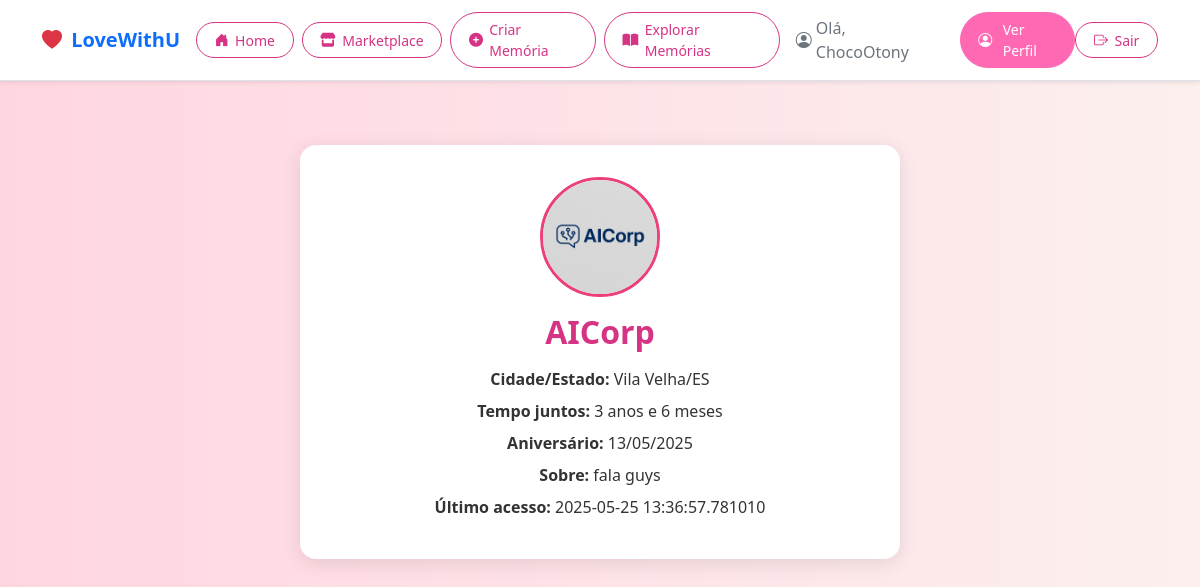
The app's page /perfil/oi (signed in) with its own data.
### app/models.py (models this page shows, shortened)
class User(UserMixin, db.Model):
    id: so.Mapped[int] = so.mapped_column(primary_key=True)
    name: so.Mapped[str] = so.mapped_column(sa.String(64))
    username: so.Mapped[str] = so.mapped_column(sa.String(64), unique=True, index=True)
    email: so.Mapped[str] = so.mapped_column(sa.String(120), unique=True, index=True)
    password_hash: so.Mapped[Optional[str]] = so.mapped_column(sa.String(256))
    profile_img: so.Mapped[Optional[str]] = so.mapped_column(sa.String(128))
    cidade_estado: so.Mapped[Optional[str]] = so.mapped_column(sa.String(100))
    tempo_juntos: so.Mapped[Optional[str]] = so.mapped_column(sa.String(100))
    aniversario: so.Mapped[Optional[datetime]] = so.mapped_column(sa.Date())
    about_me: so.Mapped[Optional[str]] = so.mapped_column(sa.String(140))
    last_seen: so.Mapped[Optional[datetime]] = so.mapped_column(default=lambda: datetime.now(timezone.utc))
    posts: so.Mapped[list['Post']] = so.relationship(back_populates='author', cascade='all, delete-orphan')

### app/routes.py (the view)
@app.route('/perfil/<username>')
@login_required
def user(username):
    user = db.first_or_404(db.select(User).where(User.username == username))
    posts = [
        {'author': user, 'body': 'Exemplo de post 1'},
        {'author': user, 'body': 'Exemplo de post 2'},
    ]
    return render_template('perfil.html', user=user, posts=posts)

### app/models.py (called while the page is built)
@login.user_loader
def load_user(user_id):
    return db.session.get(User, int(user_id))

### app/routes.py (called while the page is built)
@app.before_request
def before_request():
    if current_user.is_authenticated:
        current_user.last_seen = datetime.now(timezone.utc)
        db.session.commit()

### app/templates/perfil.html (shortened to what this page needs)
{% extends 'base.html' %}
{% block content %}
<div class="perfil-card">
    <img src="{{ url_for('static', filename='uploads/' + user.profile_img) if user.profile_img else url_for('static', filename='img/perfil_padrao.png') }}" alt="Imagem de Perfil" class="perfil-img">
    <h2>{{ user.name }}</h2>
    <div class="perfil-info">
        {% if user.cidade_estado %}<p><strong>Cidade/Estado:</strong> {{ user.cidade_estado }}</p>{% endif %}
        {% if user.tempo_juntos %}<p><strong>Tempo juntos:</strong> {{ user.tempo_juntos }}</p>{% endif %}
        {% if user.aniversario %}<p><strong>Aniversário:</strong> {{ user.aniversario.strftime('%d/%m/%Y') }}</p>{% endif %}
        {% if user.about_me %}<p><strong>Sobre:</strong> {{ user.about_me }}</p>{% endif %}
        {% if user.last_seen %}<p><strong>Último acesso:</strong> {{ user.last_seen }}</p>{% endif %}
    </div>
</div>
{% endblock %}

### app/templates/base.html (shortened to what this page needs)
<!doctype html>
<html lang="pt-br">
<head>
  <link href="https://cdn.jsdelivr.net/npm/bootstrap@5.3.3/dist/css/bootstrap.min.css" rel="stylesheet">
  <link href="https://cdn.jsdelivr.net/npm/bootstrap-icons@1.10.5/font/bootstrap-icons.css" rel="stylesheet">
  <link rel="stylesheet" href="https://cdnjs.cloudflare.com/ajax/libs/font-awesome/6.0.0-beta3/css/all.min.css">
</head>
<body style="background-color: #fef6f9;">
  <nav class="navbar navbar-expand-lg navbar-light bg-white border-bottom shadow-sm">
    <div class="container">
      <a class="navbar-brand fw-bold text-primary" href="{{ url_for('index') }}">
        <i class="bi bi-heart-fill text-danger me-1"></i> LoveWithU
      </a>
      <div class="collapse navbar-collapse" id="navMenu">
        <ul class="navbar-nav ms-auto align-items-center">
          <li class="nav-item me-2">
            <a class="nav-btn nav-btn-outline {% if request.endpoint == 'home' %}active{% endif %}"
              href="{{ url_for('home') }}">
              <i class="bi bi-house-door-fill"></i> Home
            </a>
          </li>
          <li class="nav-item me-2">
            <a class="nav-btn nav-btn-outline {% if request.endpoint == 'marketplace' %}active{% endif %}"
              href="{{ url_for('marketplace') }}">
              <i class="fas fa-store"></i> Marketplace
            </a>
          </li>
          {% if current_user.is_authenticated %}
            <li class="nav-item me-2">
              <a class="nav-btn nav-btn-outline {% if request.endpoint == 'criar_memoria' %}active{% endif %}"
                href="{{ url_for('criar_memoria') }}">
                <i class="fas fa-plus-circle"></i> Criar Memória
              </a>
            </li>
            <li class="nav-item me-2">
              <a class="nav-btn nav-btn-outline {% if request.endpoint == 'explorar_memorias' %}active{% endif %}"
                href="{{ url_for('explorar_memorias') }}">
                <i class="fas fa-book-open"></i> Explorar Memórias
              </a>
            </li>
            <li class="nav-item me-3">
              <a class="nav-link text-secondary d-flex align-items-center" href="{{ url_for('index') }}">
                <i class="bi bi-person-circle me-1"></i> Olá, {{ current_user.name }}
              </a>
            </li>
            <li class="nav-item">
              <a class="nav-btn nav-btn-outline {% if request.endpoint == 'user' %}active{% endif %}"
                href="{{ url_for('user', username=current_user.username) }}">
                <i class="bi bi-person-circle me-1"></i> Ver Perfil
              </a>
            </li>
            <li class="nav-item">
              <a class="nav-btn nav-btn-outline {% if request.endpoint == 'logout' %}active{% endif %}"
                href="{{ url_for('logout') }}">
                <i class="bi bi-box-arrow-right"></i> Sair
              </a>
            </li>
          {% endif %}
        </ul>
      </div>
    </div>
  </nav>
  <div class="container">
    {% block content %}{% endblock %}
  </div>
</body>
</html>

### app/templates/base.html (style rules this page uses)
.nav-btn { border-radius: 50px; padding: 0.4rem 1.1rem; font-size: 0.875rem; text-decoration: none !important; transition: all 0.2s ease-in-out; display: inline-flex; align-items: center; gap: 0.4rem; }
.nav-btn-outline { color: #d63384; border: 1px solid #d63384; background-color: transparent; }
.nav-btn-outline.active { background-color: #ff69b4 !important; border-color: #ff69b4 !important; color: #ffffff !important; }

### app/templates/perfil.html (style rules this page uses)
body { background: linear-gradient(to right, #ffd6e0, #fcefee); }
.perfil-card { max-width: 600px; margin: 4rem auto; padding: 2rem; background: #fff; border-radius: 1rem; box-shadow: 0 4px 20px rgba(0,0,0,0.1); text-align: center; position: relative; }
.perfil-img { width: 120px; height: 120px; border-radius: 50%; object-fit: cover; border: 3px solid #ec407a; margin-bottom: 1rem; }
.perfil-card h2 { color: #d63384; font-weight: 700; margin-bottom: 1rem; }
.perfil-info p { font-size: 1rem; color: #333; margin: 0.5rem 0; }

### records on screen
User: name "ChocoOtony"
User: profile_img (picture), name "AICorp", cidade_estado "Vila Velha/ES", tempo_juntos "3 anos e 6 meses", aniversario "13/05/2025", about_me "fala guys", last_seen "2025-05-25 13:36:57.781010"
